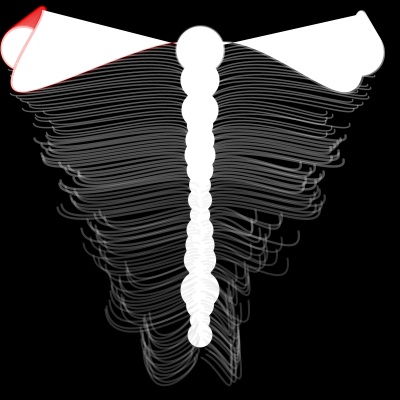
Frame 1 (no input)
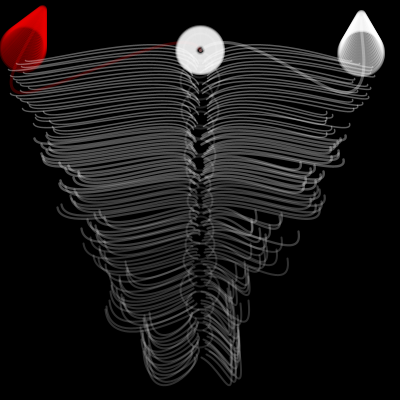
Frame 60 (the mouse pressed at the canvas centre just before this capture)
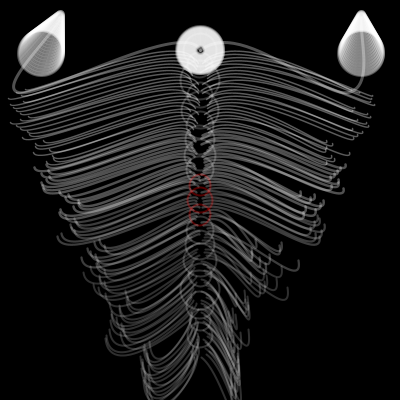
Frame 120 (the mouse held since frame 60 and released just before this capture)

The Processing sketch that drew these frames (run headless with seeded random() and noise(); from frame 60 on, the mouse is pressed at the canvas centre):

// Processing sketch: processing_92371
// ── processing_92371.pde

float[] tableauXcentreDroit;
float[] tableauXcentreGauche;
float[] tableauXdroit;
float[] tableauXgauche;
int Y;
int nbrePoil = 300; //nbrePoil définit egalement longueur monstre
boolean result;
float xCible;
float yCible;
float facteur;
int chrono;
int j;
int etat;
float[] cercleCorpsX;
float[] cercleCorpsY;
float[] diametreCorps;
int TAILLE;


// Fonction qui n'est appelee qu'au demarrage.
void setup() {
  size(400, 400); // La taille de la fenetre.
  frameRate(30); // Le nombre d'images par seconde.
  smooth();
  facteur=0.3;
  chrono=0;
  j=0;
  etat = 0;

  //tableau pour les poils côté droit et gauche  

  tableauXdroit = new float[nbrePoil] ;
  tableauXgauche = new float[nbrePoil] ;
  tableauXcentreDroit = new float[nbrePoil] ;
  tableauXcentreGauche = new float[nbrePoil] ;

  //tableau pour les ronds sur le corps
  TAILLE = 20;

  cercleCorpsX = new float[TAILLE];
  cercleCorpsY = new float[TAILLE];
  diametreCorps = new float[TAILLE];

  for ( int i =0; i < TAILLE ; i = i + 1) {
    cercleCorpsX[ i ] = 200;
    cercleCorpsY[ i ] = i*(300/TAILLE)+50;
    diametreCorps[ i ] = random(20,40);
  }





  //remplissage tableau curve côté droit + augmentation taille
  for (int i = 0; i<nbrePoil; i++)
  {
    tableauXcentreDroit[i] = random(200, 210);
    tableauXcentreGauche[i] = random(190, 200);
    if (i<50) {
      tableauXdroit[i] = random(350, 375);
      tableauXgauche[i] = random(25, 50);
    } 
    else if (i<100) {
      tableauXdroit[i] = random(325, 350);
      tableauXgauche[i] = random(50, 75);
    }
    else   if (i<150) {
      tableauXdroit[i] = random(300, 325);
      tableauXgauche[i] = random(75, 100);
    }
    else if (i<200) {
      tableauXdroit[i] = random(250, 300);
      tableauXgauche[i] = random(100, 125);
    } 
    else if (i<250) {
      tableauXdroit[i] = random(225, 250);
      tableauXgauche[i] = random(125, 150);
    }
    else   if (i<300) {
      tableauXdroit[i] = random(230, 240);
      tableauXgauche[i] = random(160, 170);
    }
  }
}


// Fonction qui est appelee a chaque nouvelle image.
void draw() {
  background(0); // Remplir l'arriere-plan d'une teinte de gris.

  // chronométre avec modulo
  int modulo = frameCount % width;

//multi mouse-over sur les cercle qui composent le corps + minuterie sur l'alpha des ellipses
 for ( int i =0; i < TAILLE ; i = i + 1) {
    if ( insideCircle(cercleCorpsX[ i ] , cercleCorpsY[ i ], 20, mouseX, mouseY ) ) {
      stroke(255, 0, 0,80);
    }
    else {
     stroke(255, 255, 255,20+(modulo/4));
    }
 
    ellipse( cercleCorpsX[ i ] ,  cercleCorpsY[ i ],diametreCorps[ i ] ,diametreCorps[ i ]  );
  }

  //deux antennes principale du monstre 
  strokeWeight(3);
  stroke(255, 80);
  //Appel de la fonction insideCircle
  if (insideCircle (60, 14, 100, mouseX, mouseY))
  {

    //Assouplissement
    xCible = (mouseX - 60.0) * facteur + 60.0;
    yCible = (mouseY - 14.0) * facteur + 14.0;

    //Ellipse
    for (int i = 0; i<40; i++)
    {
      stroke(230, 0, 0, 100-(i+1));
      ellipse(xCible-(i/2), yCible+i, 6+i, 6+i);
      result=false;
    }

    beginShape();
    curveVertex(108.0, 291.0);
    curveVertex(200.0, 50.0);
    curveVertex(18.0, 92.0);
    curveVertex(xCible, yCible);
    curveVertex(5, 15);
    endShape();
  }
  else
  {
    beginShape();
    curveVertex(108.0, 291.0);
    curveVertex(200.0, 50.0);
    curveVertex(18.0, 92.0);
    curveVertex(60, 14.0);
    curveVertex(5, 15);
    endShape();
    //Ellipse
    for (int i = 0; i<40; i++)
    {
      stroke(255, 80);
      ellipse(60-(i/2), 14+i, 6+i, 6+i);
    }
  }

  if (insideCircle (361.0, 14, 100, mouseX, mouseY))
  {
    //Assouplissement
    xCible = (mouseX - 361.0) * facteur + 361.0;
    yCible = (mouseY - 14.0) * facteur + 14.0;


    for (int i = 0; i<40; i++)
    {
      stroke(230, 0, 0, 100-(i+1));
      ellipse(xCible+(i/2), yCible+i, 6+i, 6+i);
      result=false;
    }

    beginShape();
    curveVertex(108.0, 291.0);
    curveVertex(200.0, 50.0);
    curveVertex(348.0, 92.0);
    curveVertex(xCible, yCible);
    curveVertex(367.57596, -25.455757);
    endShape();
    //Ellipse
  }
  else
  {
    stroke(255, 80);
    beginShape();
    curveVertex(108.0, 291.0);
    curveVertex(200.0, 50.0);
    curveVertex(348.0, 92.0);
    curveVertex(361.0, 14.0);
    curveVertex(367.57596, -25.455757);
    endShape();

    //Ellipse

      for (int i = 0; i<40; i++)
    {
      stroke(255, 80);
      ellipse(361, 14+i, 6+i, 6+i);
    }
  }

  //Ellipse central
  if (insideCircle(200, 50, 25, mouseX, mouseY))
  {
    for (int i = 0; i<40; i++)
    {
      stroke(230, 0, 0, 100-(i+1));
      ellipse(200, 50, 8+i, 8+i);
    }
  }
  else
  {  
    for (int i = 0; i<40; i++)
    {
      stroke(255, 80);
      ellipse(200, 50, 8+i, 8+i);
    }
  }


  //Zone intéractive rectangulaire 
  /*rectMode(CORNER);
   pushMatrix();
   translate(width/2, height/5);
   //noStroke();
   rect(-15, -20, 20, 300);
   popMatrix();*/


  //Boucle création des curves
  for (int i = 0; i<(nbrePoil); i=i+3)
  {

    //placement des poils sur l'axe des Y
    Y = 60 + i;
    //changement d'epaisseur des poils
    if (i<75)
    {
      stroke(255, 90);
      strokeWeight(1.5);
    }
    else if (i<125)
    {
      stroke(255, 80);
      strokeWeight(2.5);
    }
    else if (i<175)
    {
      stroke(220, 70);
      strokeWeight(2.25);
    }
    else if (i<225)
    {
      stroke(200, 60);
      strokeWeight(2);
    }


    //chronométre avec assouplissement
    chrono += j;
    if (chrono >=10000)
    {
      j = -1;
    } 
    else if (chrono <= 0)
    {
      j = 1;
    } 

    noFill();
    if (etat == 1)
    {
      //curve côté droit
      beginShape();
      curveVertex(108.0, 293.0);
      curveVertex(tableauXcentreDroit[i], Y);
      curveVertex(tableauXdroit[i], Y+(chrono/200));
      curveVertex(171.0, 17.0);
      endShape();
      //curve côté gauche
      beginShape();
      curveVertex(108.0, 293.0);
      curveVertex(tableauXcentreGauche[i], Y);
      curveVertex(tableauXgauche[i]-20, Y+(chrono/200));
      curveVertex(171.0, 17.0);
      endShape();
    } 
    else if (etat == 0 && chrono !=0)
    {
      j = -1;
      beginShape();
      curveVertex(108.0, 293.0);
      curveVertex(tableauXcentreDroit[i], Y);
      curveVertex(tableauXdroit[i], Y+(chrono/200) );
      curveVertex(171.0, 17.0);
      endShape();
      //curve côté gauche
      beginShape();
      curveVertex(108.0, 293.0);
      curveVertex(tableauXcentreGauche[i], Y);
      curveVertex(tableauXgauche[i]-20, Y+(chrono/200));
      curveVertex(171.0, 17.0);
      endShape();
    }
    else
    {
      beginShape();
      curveVertex(108.0, 293.0);
      curveVertex(tableauXcentreDroit[i], Y);
      curveVertex(tableauXdroit[i], Y );
      curveVertex(171.0, 17.0);
      endShape();
      //curve côté gauche
      beginShape();
      curveVertex(108.0, 293.0);
      curveVertex(tableauXcentreGauche[i], Y);
      curveVertex(tableauXgauche[i]-20, Y);
      curveVertex(171.0, 17.0);
      endShape();
    }
  }
}

void mousePressed() {
  // Vérifier si la souris est à l'intérieur du carré.
  if ( etat == 0  ) etat = 1;
  else etat =0;
}

boolean insideCircle( float circleX, float circleY, float circleRadius, float x, float y) {

  float distance = dist( circleX, circleY, x, y);

  result = distance < circleRadius;

  return result;
}
